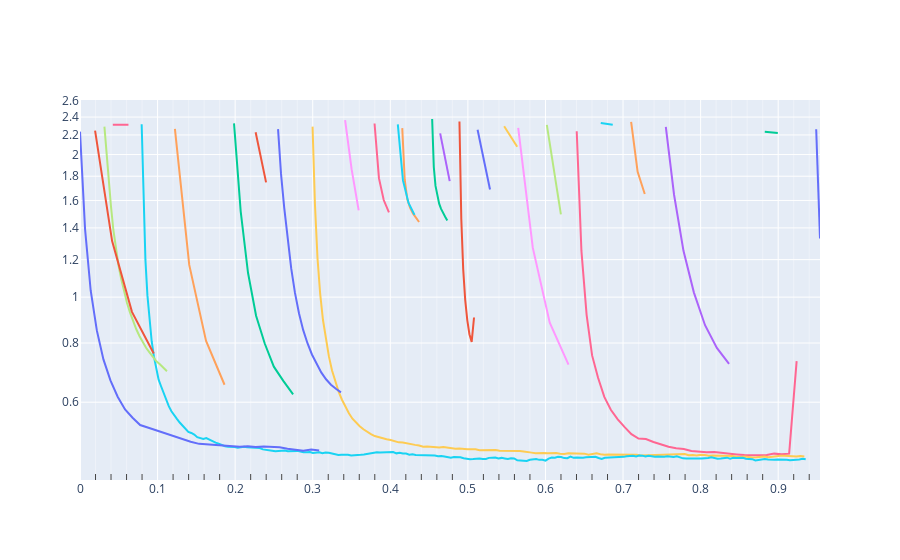

The notebook cell this image was saved under:
### Code cell
plot_experiment("synetune-tabpfn-timed", x="timestamp_absolute", logx=False, extra_smoothing=.1)
